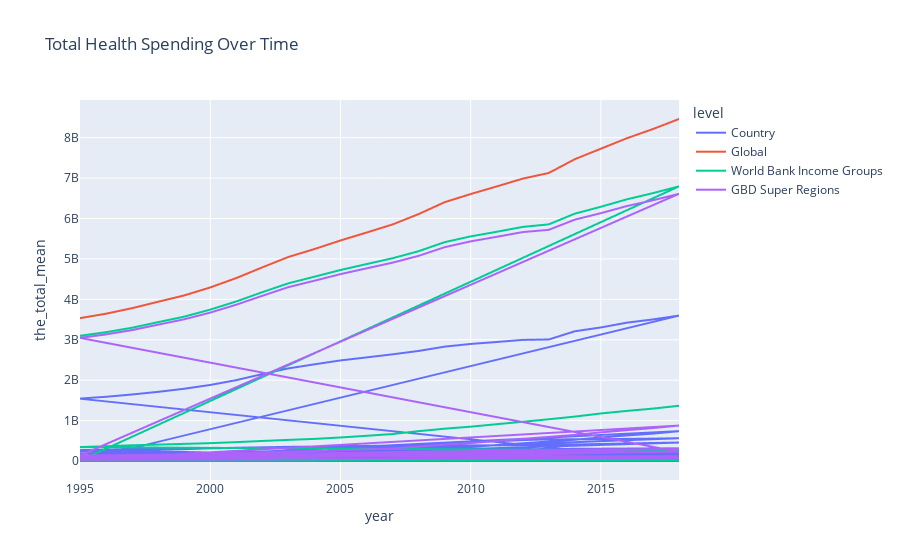
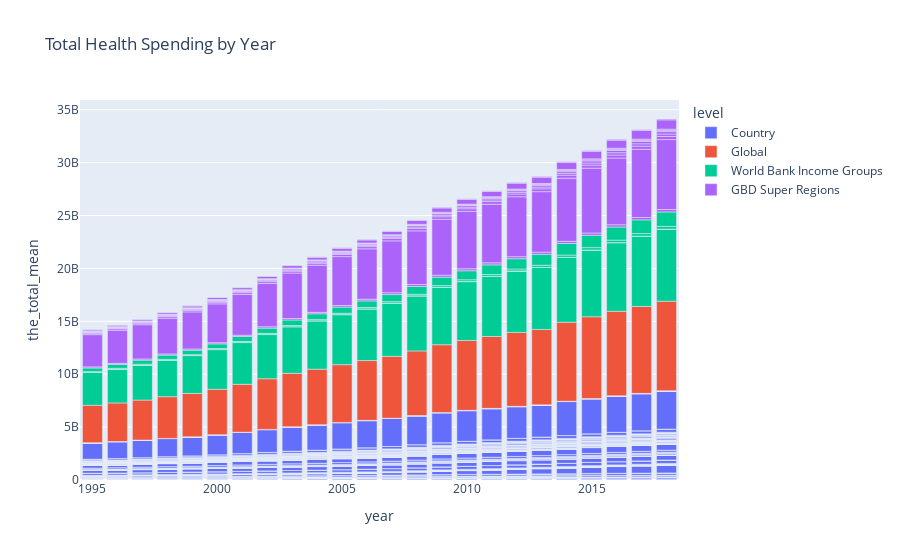
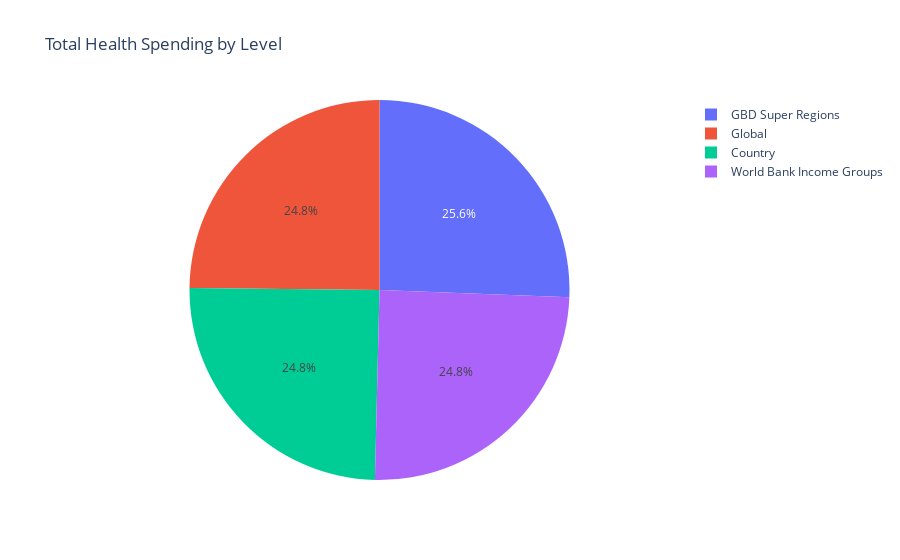
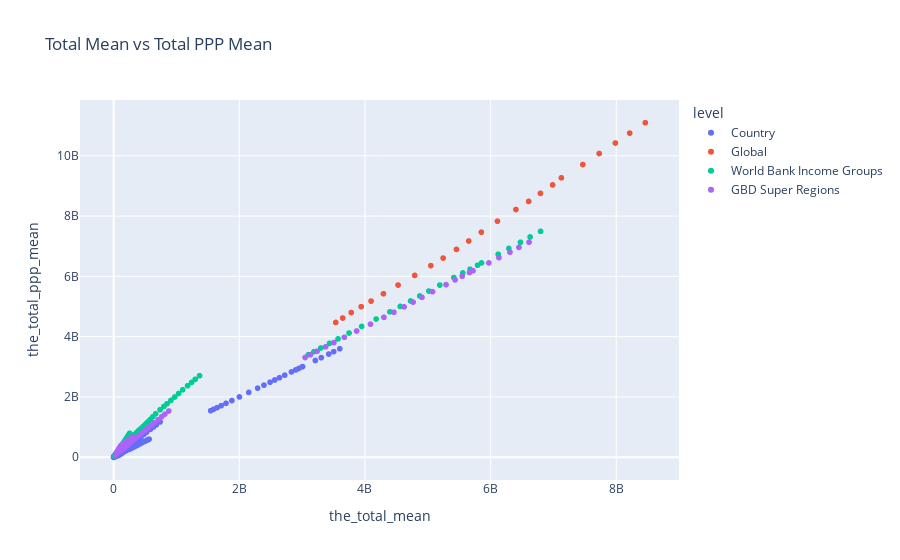

The code cell stored with these charts, in order, in its notebook:
### Code cell
import pandas as pd
import numpy as np
import matplotlib.pyplot as plt
import seaborn as sns
import plotly.express as px
import plotly.graph_objects as go
from plotly.subplots import make_subplots
from plotnine import ggplot, aes, geom_line, geom_point, geom_bar, geom_histogram, geom_boxplot, facet_wrap, theme_minimal, theme, labs, stat_smooth, element_rect

# Wczytanie danych z pliku CSV
df = pd.read_csv('IHME_HEALTH_SPENDING_1995_2018_Y2021M09D22.csv')

# Podstawowe informacje o danych
print(df.info())
print(df.head())

# Wykresy z użyciem matplotlib i seaborn
def matplotlib_seaborn_plots():
    # Wykres liniowy
    plt.figure(figsize=(10, 6))
    plt.plot(df['year'], df['the_total_mean'], label='Total Mean', color='blue', marker='o', linestyle='-')
    plt.plot(df['year'], df['the_total_lower'], label='Total Lower', color='red', marker='x', linestyle='--')
    plt.plot(df['year'], df['the_total_upper'], label='Total Upper', color='green', marker='s', linestyle='-.')
    plt.title('Total Health Spending Over Time')
    plt.xlabel('Year')
    plt.ylabel('Total Spending')
    plt.legend()
    plt.grid(True)
    plt.show()

    # Wykres słupkowy
    plt.figure(figsize=(10, 6))
    sns.barplot(x='year', y='the_total_mean', data=df, hue='year', palette='viridis', legend=False)
    plt.title('Total Health Spending by Year')
    plt.xlabel('Year')
    plt.ylabel('Total Spending')
    plt.show()

    # Histogram
    plt.figure(figsize=(10, 6))
    sns.histplot(df['the_total_mean'], bins=30, kde=True, color='purple')
    plt.title('Distribution of Total Health Spending')
    plt.xlabel('Total Spending')
    plt.ylabel('Frequency')
    plt.show()

    # Wykres kołowy
    plt.figure(figsize=(8, 8))
    df_grouped = df.groupby('level')['the_total_mean'].sum()
    plt.pie(df_grouped, labels=df_grouped.index, autopct='%1.1f%%', colors=['gold', 'lightcoral', 'lightskyblue'])
    plt.title('Total Health Spending by Level')
    plt.show()

    # Wykres punktowy
    plt.figure(figsize=(10, 6))
    sns.scatterplot(x='the_total_mean', y='the_total_ppp_mean', data=df, hue='level', palette='deep', style='level')
    plt.title('Total Mean vs Total PPP Mean')
    plt.xlabel('Total Mean')
    plt.ylabel('Total PPP Mean')
    plt.show()

    # Wykres 3D
    fig = plt.figure(figsize=(10, 6))
    ax = fig.add_subplot(111, projection='3d')
    ax.scatter(df['year'], df['the_total_mean'], df['the_total_ppp_mean'], c='blue', marker='o')
    ax.set_xlabel('Year')
    ax.set_ylabel('Total Mean')
    ax.set_zlabel('Total PPP Mean')
    plt.title('3D Scatter Plot of Health Spending')
    plt.show()

# Wykresy z użyciem plotly
def plotly_plots():
    # Wykres liniowy
    fig = px.line(df, x='year', y='the_total_mean', color='level', title='Total Health Spending Over Time')
    fig.show()

    # Wykres słupkowy
    fig = px.bar(df, x='year', y='the_total_mean', color='level', title='Total Health Spending by Year')
    fig.show()

    # Wykres kołowy
    fig = px.pie(df, names='level', values='the_total_mean', title='Total Health Spending by Level')
    fig.show()

    # Wykres punktowy
    fig = px.scatter(df, x='the_total_mean', y='the_total_ppp_mean', color='level', title='Total Mean vs Total PPP Mean')
    fig.show()

    # Wykres 3D
    fig = px.scatter_3d(df, x='year', y='the_total_mean', z='the_total_ppp_mean', color='level', title='3D Scatter Plot of Health Spending')
    fig.show()

    # Wykres z subplotami
    fig = make_subplots(rows=2, cols=2, subplot_titles=('Total Mean', 'Total Lower', 'Total Upper', 'Total PPP Mean'))
    fig.add_trace(go.Scatter(x=df['year'], y=df['the_total_mean'], name='Total Mean'), row=1, col=1)
    fig.add_trace(go.Scatter(x=df['year'], y=df['the_total_lower'], name='Total Lower'), row=1, col=2)
    fig.add_trace(go.Scatter(x=df['year'], y=df['the_total_upper'], name='Total Upper'), row=2, col=1)
    fig.add_trace(go.Scatter(x=df['year'], y=df['the_total_ppp_mean'], name='Total PPP Mean'), row=2, col=2)
    fig.update_layout(title='Health Spending Subplots', showlegend=True)
    fig.show()

# Wykresy z użyciem plotnine
def plotnine_plots():
    # Wykres liniowy z linią trendu
    p = (ggplot(df, aes(x='year', y='the_total_mean', color='level'))
         + geom_line()
         + geom_point()
         + stat_smooth(method='lm', se=False)  # Użyj stat_smooth zamiast geom_smooth
         + labs(title='Total Health Spending Over Time with Trend Line', x='Year', y='Total Spending')
         + theme_minimal())
    print(p)

    # Wykres słupkowy
    p = (ggplot(df, aes(x='year', y='the_total_mean', fill='level'))
         + geom_bar(stat='identity')
         + labs(title='Total Health Spending by Year', x='Year', y='Total Spending')
         + theme_minimal())
    print(p)

    # Wykres pudłowy
    p = (ggplot(df, aes(x='level', y='the_total_mean', fill='level'))
         + geom_boxplot()
         + labs(title='Boxplot of Total Health Spending by Level', x='Level', y='Total Spending')
         + theme_minimal())
    print(p)

    # Wykres z facetowaniem
    p = (ggplot(df, aes(x='year', y='the_total_mean', color='level'))
         + geom_line()
         + facet_wrap('~level')
         + labs(title='Faceted Total Health Spending Over Time', x='Year', y='Total Spending')
         + theme_minimal())
    print(p)

    # Wykres z motywem
    p = (ggplot(df, aes(x='year', y='the_total_mean', color='level'))
         + geom_line()
         + labs(title='Total Health Spending Over Time with Custom Theme', x='Year', y='Total Spending')
         + theme_minimal()
         + theme(panel_background=element_rect(fill='lightgray')))
    print(p)

# Uruchomienie funkcji z wykresami
matplotlib_seaborn_plots()
plotly_plots()
plotnine_plots()

### Figure 1 — Plotly figure (JSON) as saved in the notebook; plotly's stock layout.template omitted (floating-point values rounded to 4 significant figures; data arrays with more than 128 entries replaced by an {"elided": "..."} marker saying what was removed)
{"data": [{"hovertemplate": "level=Country<br>year=%{x}<br>the_total_mean=%{y}<extra></extra>", "legendgroup": "Country", "line": {"color": "#636efa", "dash": "solid"}, "marker": {"symbol": "circle"}, "mode": "lines", "name": "Country", "showlegend": true, "type": "scattergl", "x": {"elided": "4896 int values"}, "xaxis": "x", "y": {"elided": "4896 int values"}, "yaxis": "y"}, {"hovertemplate": "level=Global<br>year=%{x}<br>the_total_mean=%{y}<extra></extra>", "legendgroup": "Global", "line": {"color": "#EF553B", "dash": "solid"}, "marker": {"symbol": "circle"}, "mode": "lines", "name": "Global", "showlegend": true, "type": "scattergl", "x": [1995, 1996, 1997, 1998, 1999, 2000, 2001, 2002, 2003, 2004, 2005, 2006, 2007, 2008, 2009, 2010, 2011, 2012, 2013, 2014, 2015, 2016, 2017, 2018], "xaxis": "x", "y": [3534459976, 3644340476, 3781336034, 3940108312, 4096444815, 4293782127, 4526228522, 4791081660, 5048327854, 5243824802, 5456352643, 5651753703, 5852454246, 6108855606, 6402754639, 6605212209, 6792962870, 6986451970, 7126240914, 7467536196, 7726851202, 7986211913, 8213442446, 8461895734], "yaxis": "y"}, {"hovertemplate": "level=World Bank Income Groups<br>year=%{x}<br>the_total_mean=%{y}<extra></extra>", "legendgroup": "World Bank Income Groups", "line": {"color": "#00cc96", "dash": "solid"}, "marker": {"symbol": "circle"}, "mode": "lines", "name": "World Bank Income Groups", "showlegend": true, "type": "scattergl", "x": [1995, 1996, 1997, 1998, 1999, 2000, 2001, 2002, 2003, 2004, 2005, 2006, 2007, 2008, 2009, 2010, 2011, 2012, 2013, 2014, 2015, 2016, 2017, 2018, 1995, 1996, 1997, 1998, 1999, 2000, 2001, 2002, 2003, 2004, 2005, 2006, 2007, 2008, 2009, 2010, 2011, 2012, 2013, 2014, 2015, 2016, 2017, 2018, 1995, 1996, 1997, 1998, 1999, 2000, 2001, 2002, 2003, 2004, 2005, 2006, 2007, 2008, 2009, 2010, 2011, 2012, 2013, 2014, 2015, 2016, 2017, 2018, 1995, 1996, 1997, 1998, 1999, 2000, 2001, 2002, 2003, 2004, 2005, 2006, 2007, 2008, 2009, 2010, 2011, 2012, 2013, 2014, 2015, 2016, 2017, 2018], "xaxis": "x", "y": [3099110486, 3187455059, 3296999543, 3435492540, 3571068133, 3745786199, 3946681091, 4176921075, 4396017455, 4559680393, 4725476890, 4872012580, 5016656887, 5191051190, 5414010596, 5557098023, 5671852940, 5792053111, 5854948691, 6119933762, 6290454134, 6474586165, 6627935677, 6794953060, 10186685, 10107679, 10222607, 10440380, 10502796, 10613588, 11017016, 11340478, 12849334, 13907974, 15056224, 16055352, 17284874, 18479254, 18828723, 19382206, 19518743, 20027683, 21005589, 22250621, 22577523, 22208221, 23104444, 23192570, 74526199, 76818570, 79774050, 82802444, 85197091, 89260166, 94654965, 99408398, 106931656, 113536392, 121804794, 128143332, 137109880, 145696078, 153512936, 161319452, 170859488, 183363515, 196862202, 205449408, 217122696, 228451492, 242664726, 254820333, 344643194, 364642205, 389119798, 405890286, 423620370, 441357219, 466765679, 495291019, 523011644, 546375462, 582478775, 623317932, 667510308, 738083304, 799746344, 848800825, 910515106, 970379282, 1032678135, 1098859575, 1175929212, 1239549979, 1296773395, 1366521828], "yaxis": "y"}, {"hovertemplate": "level=GBD Super Regions<br>year=%{x}<br>the_total_mean=%{y}<extra></extra>", "legendgroup": "GBD Super Regions", "line": {"color": "#ab63fa", "dash": "solid"}, "marker": {"symbol": "circle"}, "mode": "lines", "name": "GBD Super Regions", "showlegend": true, "type": "scattergl", "x": {"elided": "216 int values"}, "xaxis": "x", "y": {"elided": "216 int values"}, "yaxis": "y"}], "layout": {"autosize": true, "legend": {"title": {"text": "level"}, "tracegroupgap": 0}, "title": {"text": "Total Health Spending Over Time"}, "xaxis": {"anchor": "y", "autorange": true, "domain": [0, 1], "range": [1995, 2018], "title": {"text": "year"}, "type": "linear"}, "yaxis": {"anchor": "x", "autorange": true, "domain": [0, 1], "range": [-470100000.0, 8932000000.0], "title": {"text": "the_total_mean"}, "type": "linear"}}}

### Figure 2 — Plotly figure (JSON) as saved in the notebook; plotly's stock layout.template omitted (floating-point values rounded to 4 significant figures; data arrays with more than 128 entries replaced by an {"elided": "..."} marker saying what was removed)
{"data": [{"alignmentgroup": "True", "hovertemplate": "level=Country<br>year=%{x}<br>the_total_mean=%{y}<extra></extra>", "legendgroup": "Country", "marker": {"color": "#636efa", "pattern": {"shape": ""}}, "name": "Country", "offsetgroup": "Country", "orientation": "v", "showlegend": true, "textposition": "auto", "type": "bar", "x": {"elided": "4896 int values"}, "xaxis": "x", "y": {"elided": "4896 int values"}, "yaxis": "y"}, {"alignmentgroup": "True", "hovertemplate": "level=Global<br>year=%{x}<br>the_total_mean=%{y}<extra></extra>", "legendgroup": "Global", "marker": {"color": "#EF553B", "pattern": {"shape": ""}}, "name": "Global", "offsetgroup": "Global", "orientation": "v", "showlegend": true, "textposition": "auto", "type": "bar", "x": [1995, 1996, 1997, 1998, 1999, 2000, 2001, 2002, 2003, 2004, 2005, 2006, 2007, 2008, 2009, 2010, 2011, 2012, 2013, 2014, 2015, 2016, 2017, 2018], "xaxis": "x", "y": [3534459976, 3644340476, 3781336034, 3940108312, 4096444815, 4293782127, 4526228522, 4791081660, 5048327854, 5243824802, 5456352643, 5651753703, 5852454246, 6108855606, 6402754639, 6605212209, 6792962870, 6986451970, 7126240914, 7467536196, 7726851202, 7986211913, 8213442446, 8461895734], "yaxis": "y"}, {"alignmentgroup": "True", "hovertemplate": "level=World Bank Income Groups<br>year=%{x}<br>the_total_mean=%{y}<extra></extra>", "legendgroup": "World Bank Income Groups", "marker": {"color": "#00cc96", "pattern": {"shape": ""}}, "name": "World Bank Income Groups", "offsetgroup": "World Bank Income Groups", "orientation": "v", "showlegend": true, "textposition": "auto", "type": "bar", "x": [1995, 1996, 1997, 1998, 1999, 2000, 2001, 2002, 2003, 2004, 2005, 2006, 2007, 2008, 2009, 2010, 2011, 2012, 2013, 2014, 2015, 2016, 2017, 2018, 1995, 1996, 1997, 1998, 1999, 2000, 2001, 2002, 2003, 2004, 2005, 2006, 2007, 2008, 2009, 2010, 2011, 2012, 2013, 2014, 2015, 2016, 2017, 2018, 1995, 1996, 1997, 1998, 1999, 2000, 2001, 2002, 2003, 2004, 2005, 2006, 2007, 2008, 2009, 2010, 2011, 2012, 2013, 2014, 2015, 2016, 2017, 2018, 1995, 1996, 1997, 1998, 1999, 2000, 2001, 2002, 2003, 2004, 2005, 2006, 2007, 2008, 2009, 2010, 2011, 2012, 2013, 2014, 2015, 2016, 2017, 2018], "xaxis": "x", "y": [3099110486, 3187455059, 3296999543, 3435492540, 3571068133, 3745786199, 3946681091, 4176921075, 4396017455, 4559680393, 4725476890, 4872012580, 5016656887, 5191051190, 5414010596, 5557098023, 5671852940, 5792053111, 5854948691, 6119933762, 6290454134, 6474586165, 6627935677, 6794953060, 10186685, 10107679, 10222607, 10440380, 10502796, 10613588, 11017016, 11340478, 12849334, 13907974, 15056224, 16055352, 17284874, 18479254, 18828723, 19382206, 19518743, 20027683, 21005589, 22250621, 22577523, 22208221, 23104444, 23192570, 74526199, 76818570, 79774050, 82802444, 85197091, 89260166, 94654965, 99408398, 106931656, 113536392, 121804794, 128143332, 137109880, 145696078, 153512936, 161319452, 170859488, 183363515, 196862202, 205449408, 217122696, 228451492, 242664726, 254820333, 344643194, 364642205, 389119798, 405890286, 423620370, 441357219, 466765679, 495291019, 523011644, 546375462, 582478775, 623317932, 667510308, 738083304, 799746344, 848800825, 910515106, 970379282, 1032678135, 1098859575, 1175929212, 1239549979, 1296773395, 1366521828], "yaxis": "y"}, {"alignmentgroup": "True", "hovertemplate": "level=GBD Super Regions<br>year=%{x}<br>the_total_mean=%{y}<extra></extra>", "legendgroup": "GBD Super Regions", "marker": {"color": "#ab63fa", "pattern": {"shape": ""}}, "name": "GBD Super Regions", "offsetgroup": "GBD Super Regions", "orientation": "v", "showlegend": true, "textposition": "auto", "type": "bar", "x": {"elided": "216 int values"}, "xaxis": "x", "y": {"elided": "216 int values"}, "yaxis": "y"}], "layout": {"autosize": true, "barmode": "relative", "legend": {"title": {"text": "level"}, "tracegroupgap": 0}, "title": {"text": "Total Health Spending by Year"}, "xaxis": {"anchor": "y", "autorange": true, "domain": [0, 1], "range": [1994.0, 2018.0], "title": {"text": "year"}, "type": "linear"}, "yaxis": {"anchor": "x", "autorange": true, "domain": [0, 1], "range": [0, 35920000000.0], "title": {"text": "the_total_mean"}, "type": "linear"}}}

### Figure 3 — Plotly figure (JSON) as saved in the notebook; plotly's stock layout.template omitted (floating-point values rounded to 4 significant figures; data arrays with more than 128 entries replaced by an {"elided": "..."} marker saying what was removed)
{"data": [{"domain": {"x": [0, 1], "y": [0, 1]}, "hovertemplate": "level=%{label}<br>the_total_mean=%{value}<extra></extra>", "labels": {"elided": "5232 str values"}, "legendgroup": "", "name": "", "showlegend": true, "type": "pie", "values": {"elided": "5232 int values"}}], "layout": {"autosize": true, "legend": {"tracegroupgap": 0}, "title": {"text": "Total Health Spending by Level"}}}

### Figure 4 — Plotly figure (JSON) as saved in the notebook; plotly's stock layout.template omitted (floating-point values rounded to 4 significant figures; data arrays with more than 128 entries replaced by an {"elided": "..."} marker saying what was removed)
{"data": [{"hovertemplate": "level=Country<br>the_total_mean=%{x}<br>the_total_ppp_mean=%{y}<extra></extra>", "legendgroup": "Country", "marker": {"color": "#636efa", "symbol": "circle"}, "mode": "markers", "name": "Country", "showlegend": true, "type": "scattergl", "x": {"elided": "4896 int values"}, "xaxis": "x", "y": {"elided": "4896 int values"}, "yaxis": "y"}, {"hovertemplate": "level=Global<br>the_total_mean=%{x}<br>the_total_ppp_mean=%{y}<extra></extra>", "legendgroup": "Global", "marker": {"color": "#EF553B", "symbol": "circle"}, "mode": "markers", "name": "Global", "showlegend": true, "type": "scattergl", "x": [3534459976, 3644340476, 3781336034, 3940108312, 4096444815, 4293782127, 4526228522, 4791081660, 5048327854, 5243824802, 5456352643, 5651753703, 5852454246, 6108855606, 6402754639, 6605212209, 6792962870, 6986451970, 7126240914, 7467536196, 7726851202, 7986211913, 8213442446, 8461895734], "xaxis": "x", "y": [4470499414, 4618197021, 4801158967, 4994374361, 5180072995, 5422197906, 5712717288, 6032439391, 6355275771, 6606255365, 6894319907, 7173677794, 7466152508, 7830636473, 8217648564, 8486423668, 8752804057, 9032549103, 9268185446, 9708385271, 10075980151, 10423863611, 10751892332, 11095689259], "yaxis": "y"}, {"hovertemplate": "level=World Bank Income Groups<br>the_total_mean=%{x}<br>the_total_ppp_mean=%{y}<extra></extra>", "legendgroup": "World Bank Income Groups", "marker": {"color": "#00cc96", "symbol": "circle"}, "mode": "markers", "name": "World Bank Income Groups", "showlegend": true, "type": "scattergl", "x": [3099110486, 3187455059, 3296999543, 3435492540, 3571068133, 3745786199, 3946681091, 4176921075, 4396017455, 4559680393, 4725476890, 4872012580, 5016656887, 5191051190, 5414010596, 5557098023, 5671852940, 5792053111, 5854948691, 6119933762, 6290454134, 6474586165, 6627935677, 6794953060, 10186685, 10107679, 10222607, 10440380, 10502796, 10613588, 11017016, 11340478, 12849334, 13907974, 15056224, 16055352, 17284874, 18479254, 18828723, 19382206, 19518743, 20027683, 21005589, 22250621, 22577523, 22208221, 23104444, 23192570, 74526199, 76818570, 79774050, 82802444, 85197091, 89260166, 94654965, 99408398, 106931656, 113536392, 121804794, 128143332, 137109880, 145696078, 153512936, 161319452, 170859488, 183363515, 196862202, 205449408, 217122696, 228451492, 242664726, 254820333, 344643194, 364642205, 389119798, 405890286, 423620370, 441357219, 466765679, 495291019, 523011644, 546375462, 582478775, 623317932, 667510308, 738083304, 799746344, 848800825, 910515106, 970379282, 1032678135, 1098859575, 1175929212, 1239549979, 1296773395, 1366521828], "xaxis": "x", "y": [3403412969, 3502772004, 3624240670, 3777663361, 3925716196, 4120793068, 4339672770, 4585296854, 4823354492, 5002388168, 5184003043, 5349841247, 5512774404, 5710680903, 5961417955, 6113932776, 6238699319, 6369099579, 6445306437, 6732257668, 6927712165, 7130354523, 7307954670, 7493334216, 50408523, 50529721, 51353142, 52514644, 51799214, 51920242, 53400256, 55767349, 61289604, 64940555, 69267233, 71413965, 75856585, 78377671, 81248800, 81577154, 80848431, 76969017, 76443499, 78349754, 78557141, 77280135, 81002134, 80896530, 234132462, 240738603, 249693952, 258765458, 265743700, 278694548, 295823190, 311497263, 332707153, 351961350, 376223222, 396849684, 423698772, 450466710, 473519677, 497872745, 527627790, 567717235, 610642486, 638768627, 676116336, 712546334, 756746229, 794877938, 776552049, 818839730, 870651169, 899948236, 930757460, 964025094, 1016711300, 1071757235, 1128406758, 1176640711, 1253290449, 1343348393, 1439930451, 1575565409, 1684806093, 1774429291, 1885411924, 1998134892, 2115046727, 2237966391, 2372826872, 2482266564, 2583225094, 2704172632], "yaxis": "y"}, {"hovertemplate": "level=GBD Super Regions<br>the_total_mean=%{x}<br>the_total_ppp_mean=%{y}<extra></extra>", "legendgroup": "GBD Super Regions", "marker": {"color": "#ab63fa", "symbol": "circle"}, "mode": "markers", "name": "GBD Super Regions", "showlegend": true, "type": "scattergl", "x": {"elided": "216 int values"}, "xaxis": "x", "y": {"elided": "216 int values"}, "yaxis": "y"}], "layout": {"autosize": true, "legend": {"title": {"text": "level"}, "tracegroupgap": 0}, "title": {"text": "Total Mean vs Total PPP Mean"}, "xaxis": {"anchor": "y", "autorange": true, "domain": [0, 1], "range": [-521900000.0, 8984000000.0], "title": {"text": "the_total_mean"}, "type": "linear"}, "yaxis": {"anchor": "x", "autorange": true, "domain": [0, 1], "range": [-915700000.0, 12010000000.0], "title": {"text": "the_total_ppp_mean"}, "type": "linear"}}}
